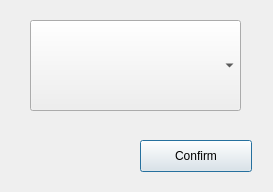
<?xml version="1.0" encoding="UTF-8"?>
<ui version="4.0">
 <class>SelectRegionDialog</class>
 <widget class="QDialog" name="SelectRegionDialog">
  <property name="geometry">
   <rect>
    <x>0</x>
    <y>0</y>
    <width>273</width>
    <height>192</height>
   </rect>
  </property>
  <property name="windowTitle">
   <string>Dialog</string>
  </property>
  <widget class="QComboBox" name="RegionComboBox">
   <property name="geometry">
    <rect>
     <x>30</x>
     <y>20</y>
     <width>211</width>
     <height>91</height>
    </rect>
   </property>
  </widget>
  <widget class="QPushButton" name="ConfirmButton">
   <property name="geometry">
    <rect>
     <x>140</x>
     <y>140</y>
     <width>112</width>
     <height>32</height>
    </rect>
   </property>
   <property name="text">
    <string>Confirm</string>
   </property>
  </widget>
 </widget>
 <resources/>
 <connections/>
</ui>
